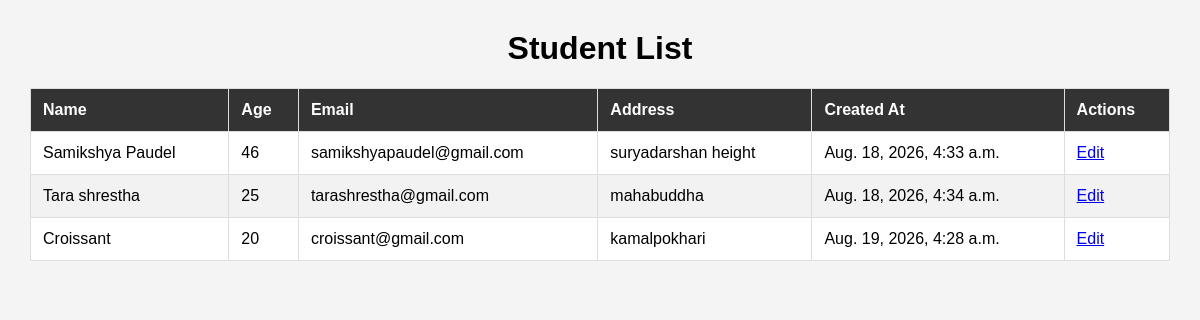
The page / on the database its author committed.
### students/models.py (models this page shows, shortened)
class Student(models.Model):
    name = models.CharField(max_length=50)
    age = models.IntegerField()
    email = models.EmailField()
    address = models.CharField(max_length=200)
    created_at = models.DateTimeField(auto_now_add=True)

### students/views.py (the view)
# urls.py: 2. Add a URL to urlpatterns:  path('', views.home, name='home')
def home(request):
    students = Student.objects.all()
    return render(request, "home.html", {"students": students})

### templates/home.html (shortened to what this page needs)
<!DOCTYPE html>
<html lang="en">
<head>
</head>
<body>
    <h1>Student List</h1>
    <table>
        <thead>
            <tr>
                <th>Name</th>
                <th>Age</th>
                <th>Email</th>
                <th>Address</th>
                <th>Created At</th>
                <th>Actions</th>
            </tr>
        </thead>
        <tbody>
            {% for student in students %}
            <tr>
                <td>{{ student.name }}</td>
                <td>{{ student.age }}</td>
                <td>{{ student.email }}</td>
                <td>{{ student.address }}</td>
                <td>{{ student.created_at }}</td>
                <td>
                    <a href="{% url 'update_student' student.id %}" class="btn btn-edit">Edit</a>
                </td>
            </tr>
            {% empty %}
            <tr>
                <td colspan="6">No students found.</td>
            </tr>
            {% endfor %}
        </tbody>
    </table>
</body>
</html>

### templates/home.html (style rules this page uses)
body { font-family: Arial, sans-serif; margin: 30px; background-color: #f4f4f4; }
h1 { text-align: center; }
table { width: 100%; border-collapse: collapse; background-color: white; }
th, td { border: 1px solid #ddd; padding: 12px; text-align: left; }
th { background-color: #333; color: white; }
tr:nth-child(even) { background-color: #f2f2f2; }

### rows shown on the page
Student: name "Samikshya Paudel", age "46", email "samikshyapaudel@gmail.com", address "suryadarshan height", created_at "Aug. 18, 2026, 4:33 a.m."
Student: name "Tara shrestha", age "25", email "tarashrestha@gmail.com", address "mahabuddha", created_at "Aug. 18, 2026, 4:34 a.m."
Student: name "Croissant", age "20", email "croissant@gmail.com", address "kamalpokhari", created_at "Aug. 19, 2026, 4:28 a.m."
